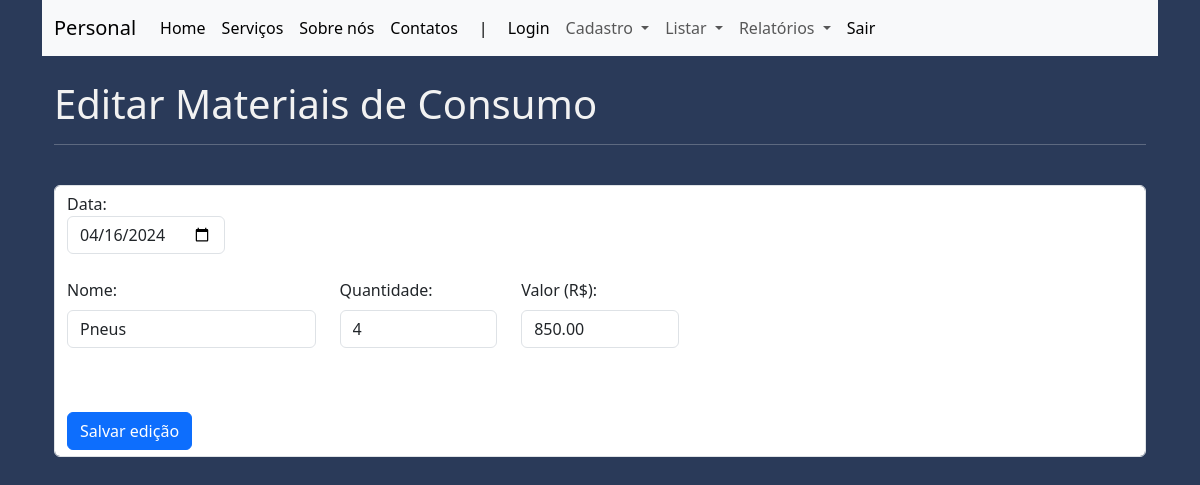
Screenshot of /editar_despesas/1 with the database file from the repository.
### app.py (models this page shows)
class Product2(db.Model):
    __tablename__ = "despesa"
    id_despesa = db.Column(db.Integer, primary_key=True)
    despesa_data = db.Column(db.String(30))
    despesa_nome = db.Column(db.String(100))
    despesa_qtde = db.Column(db.String(100))
    despesa_valor = db.Column(db.String(100))
    despesa_deletar = db.Column(db.String(5))

### app.py (the view)
@app.route("/editar_despesas/<int:id_despesa>", methods=["GET", "POST"])
def editar_despesas(id_despesa):
    if request.method == "POST":
        dados_editados = request.form
        despesa = db.session.execute(db.select(Product2).filter(Product2.id_despesa == id_despesa)).scalar()
        despesa.despesa_data = dados_editados["despesa_data"]
        despesa.despesa_nome = dados_editados["despesa_nome"]
        despesa.despesa_qtde = dados_editados["despesa_qtde"]
        despesa.despesa_valor = dados_editados["despesa_valor"]
        db.session.commit()
        return redirect("/listar_despesas")
    else:
        despesa_editado = db.session.execute(db.select(Product2).filter(Product2.id_despesa == id_despesa)).scalar()
        return render_template('editar_despesas.html', despesa=despesa_editado)

### app.py (called while the page is built)
@app.before_request
def verificar_autenticacao():
    endpoints_protegidos = ["/cadastrar_pedido",
                            "/listar_pedidos",
                            "/cadastrar_despesas",
                            "/listar_despesas",
                            "/search_e",
                            "/search_p",
                            "/search_r",
                            "/search_d",]
    if request.path in endpoints_protegidos:
        if not session.get('logged_in'):
            return redirect("/erro_pagina_403")

### templates/editar_despesas.html (shortened to what this page needs)
{% extends 'base.html' %}
{% block main %}
<div class="container">
    <br>
    <h1>Editar Materiais de Consumo</h1>
    <hr>
    <br>
    <form action="{{url_for('editar_despesas', id_despesa=despesa.id_despesa)}}" class="form-control" method="post">
        <div class="row">
            <div class="col-2">
                <label for="despesa_data">Data:</label>
                <input type="date" class="form-control" name="despesa_data" min="1" max="31"
                    value="{{ despesa.despesa_data }}" required>
            </div>
        </div>
        <br>
        <div class="row">
            <div class="col-md-3">
                <div class="mb-3">
                    <label for="despesa_nome" class="form-label">Nome: </label>
                    <input type="text" class="form-control" name="despesa_nome" value="{{ despesa.despesa_nome }}"
                        placeholder="">
                </div>
            </div>
            <div class="col-md-2">
                <div class="mb-2">
                    <label for="despesa_qtde" class="form-label">Quantidade: </label>
                    <input type="text" class="form-control" name="despesa_qtde" value="{{ despesa.despesa_qtde }}"
                        placeholder="">
                </div>
            </div>
            <div class="col-md-2">
                <div class="mb-2">
                    <label for="despesa_valor" class="form-label">Valor (R$): </label>
                    <input type="text" class="form-control" name="despesa_valor" value="{{ despesa.despesa_valor }}"
                        placeholder="">
                </div>
            </div>
        </div>
        <br><br>
        <input type="submit" class="btn btn-primary" name="despesa" value="Salvar edição">
        <br>
    </form>
<br>
</div>
{% endblock %}

### static/css/css.css (style rules this page uses)
body { background-color: #2A3A59; color: #F2F2F2; }

### rows the page displays
Product2: despesa_data "04/16/2024", despesa_nome "Pneus", despesa_qtde "4", despesa_valor "850.00"
